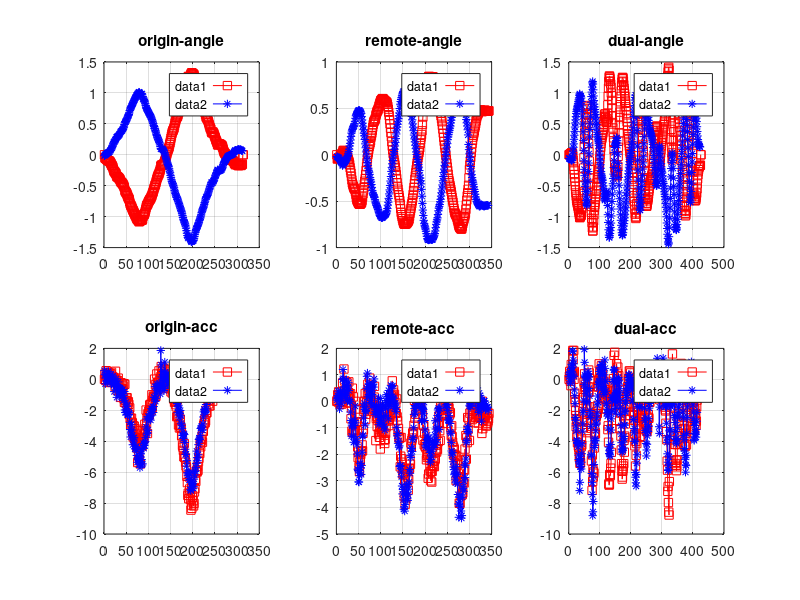
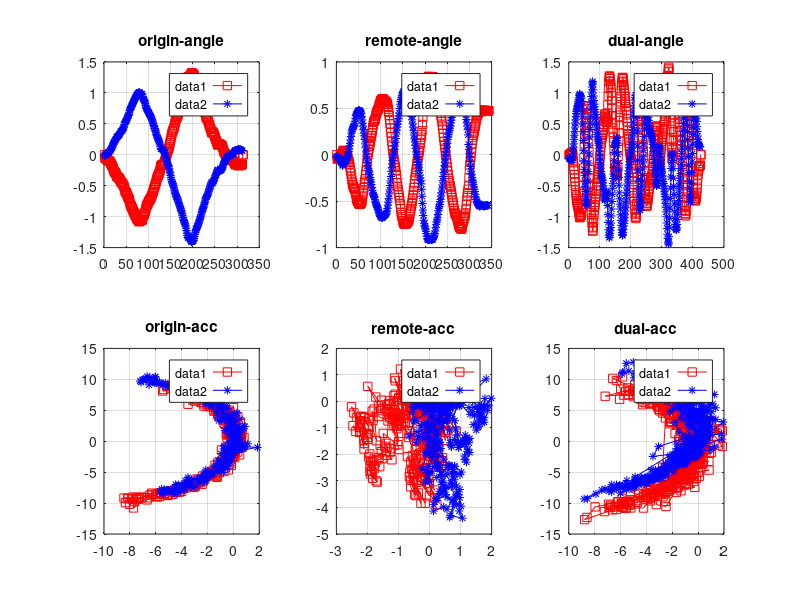
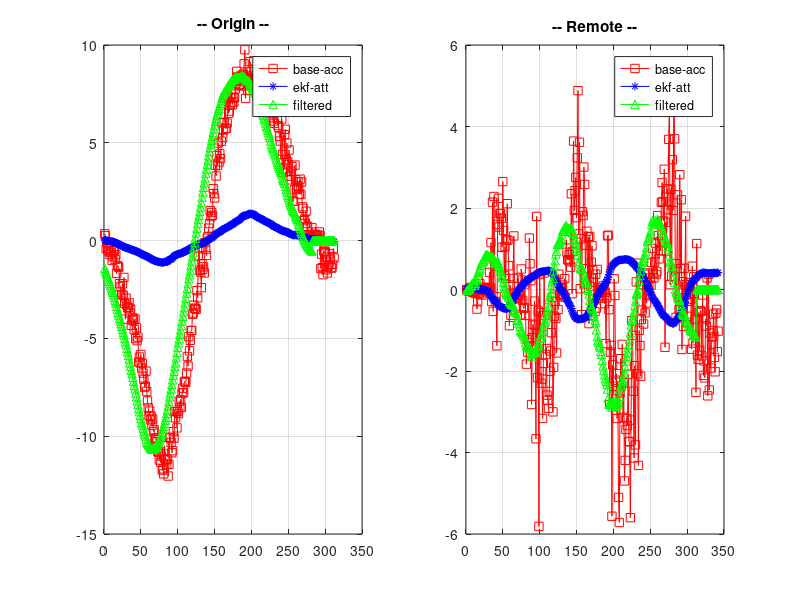
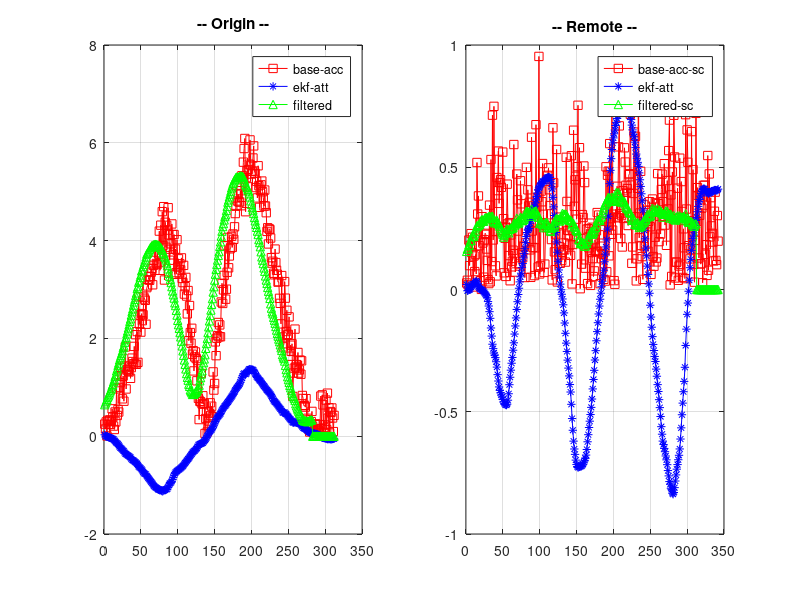

Source code (MATLAB) for these figures, in order:
%%%%%%%%%%%%%%%%%%%%%%%%%%%%%%%%%%%%%%%%%%%%%%%%%%%%%%%%%%%%%%%%%%%%%%%%%%%%%%%%%%%%%%%%%5
%%%% Gesture Roll analyse 
%%%%
%%%%            ZHAOCHAO
%%%%                2016-11-08
%%%%%%%%%%%%%%%%%%%%%%%%%%%%%%%%%%%%%%%%%%%%%%%%%%%%%%%%%%%%%%%%%%%%%%%%%%%%%%%%%%%%%%%%%%%%%%%%%%
%%%%

figure(1);
figure(2);

%%%% roll-origin 

load data_origin_slow.dat

dat = data_origin_slow;

index_left = find(dat(:,1) == 0);
origin_left_att = dat(index_left, 2:4);
origin_left_acc = dat(index_left, 8:10);
origin_left_gyro = dat(index_left, 5:7);


index_right = find(dat(:,1) == 2);
origin_right_att = dat(index_right, 2:4);
origin_right_acc = dat(index_right, 8:10);
origin_right_gyro = dat(index_right, 5:7);

figure(1);
% att
% x-t, y-z
subplot(2,3,1);
tmp_t = [1: 1: size(origin_left_att(:,1), 1)];
plot(tmp_t, origin_left_att(:,2), 'rs-');
hold on;
tmp_t = [1: 1: size(origin_right_att(:,1), 1)];
plot(tmp_t, origin_right_att(:,2), 'b*-');
grid on;
legend('left', 'right');
title('origin-angle');

% acc
% x-x, y-z
subplot(2,3,4);
tmp_t = [1: 1: size(origin_left_acc(:,2), 1)];
plot(tmp_t, origin_left_acc(:,2), 'rs-');
hold on;
tmp_t = [1: 1: size(origin_right_acc(:,2), 1)];
plot(tmp_t, origin_right_acc(:,2), 'b*-');
grid on;
legend('left', 'right');
title('origin-acc');

figure(2);
% att
% x-t, y-z
subplot(2,3,1);
tmp_t = [1: 1: size(origin_left_att(:,1), 1)];
plot(tmp_t, origin_left_att(:,2), 'rs-');
hold on;
tmp_t = [1: 1: size(origin_right_att(:,1), 1)];
plot(tmp_t, origin_right_att(:,2), 'b*-');
grid on;
legend('left', 'right');
title('origin-angle');

% acc
% x-x, y-z
subplot(2,3,4);
plot(origin_left_acc(:,2), origin_left_acc(:,3), 'rs-');
hold on;
plot(origin_right_acc(:,2), origin_right_acc(:,3), 'b*-');
grid on;
legend('left', 'right');
title('origin-acc');


%%%% roll-remote

load data_remote_slow.dat

dat = data_remote_slow;

index_left = find(dat(:,1) == 0);
remote_left_att = dat(index_left, 2:4);
remote_left_acc = dat(index_left, 8:10);
remote_left_gyro = dat(index_left, 5:7);

index_right = find(dat(:,1) == 2);
remote_right_att = dat(index_right, 2:4);
remote_right_acc = dat(index_right, 8:10);
remote_right_gyro = dat(index_right, 5:7);

figure(1);
% att
% x-x, y-z
subplot(2,3,2);
tmp_t = [1: 1: size(remote_left_att(:,1), 1)];
plot(tmp_t, remote_left_att(:,2), 'rs-');
hold on;
tmp_t = [1: 1: size(remote_right_att(:,1), 1)];
plot(tmp_t, remote_right_att(:,2), 'b*-');
grid on;
legend('left', 'right');
title('remote-angle');

% acc
% x-x, y-z
subplot(2,3,5);
tmp_t = [1: 1: size(remote_left_acc(:,1), 1)];
plot(tmp_t, remote_left_acc(:,2), 'rs-');
hold on;
tmp_t = [1: 1: size(remote_right_acc(:,1), 1)];
plot(tmp_t, remote_right_acc(:,2), 'b*-');
grid on;
legend('left', 'right');
title('remote-acc');


figure(2);
% att
% x-x, y-z
subplot(2,3,2);
tmp_t = [1: 1: size(remote_left_att(:,1), 1)];
plot(tmp_t, remote_left_att(:,2), 'rs-');
hold on;
tmp_t = [1: 1: size(remote_right_att(:,1), 1)];
plot(tmp_t, remote_right_att(:,2), 'b*-');
grid on;
legend('left', 'right');
title('remote-angle');

% acc
% x-x, y-z
subplot(2,3,5);
plot(remote_left_acc(:,1), remote_left_acc(:,2), 'rs-');
hold on;
plot(remote_right_acc(:,1), remote_right_acc(:,2), 'b*-');
grid on;
legend('left', 'right');
title('remote-acc');


%%%% roll-dual

load data_dual_slow.dat

dat = data_dual_slow;

index_left = find(dat(:,1) == 0);
dual_left_att = dat(index_left, 2:4);
dual_left_acc = dat(index_left, 8:10);
dual_left_gyro = dat(index_left, 5:7);

index_right = find(dat(:,1) == 2);
dual_right_att = dat(index_right, 2:4);
dual_right_acc = dat(index_right, 8:10);
dual_right_gyro = dat(index_right, 5:7);


figure(1);
% att
% x-x, y-z
subplot(2,3,3);
tmp_t = [1: 1: size(dual_left_att(:,1), 1)];
plot(tmp_t, dual_left_att(:,2), 'rs-');
hold on;
tmp_t = [1: 1: size(dual_right_att(:,1), 1)];
plot(tmp_t, dual_right_att(:,2), 'b*-');
grid on;
legend('left', 'right');
title('dual-angle');

% acc
% x-x, y-z
subplot(2,3,6);
tmp_t = [1: 1: size(dual_left_acc(:,1), 1)];
plot(tmp_t, dual_left_acc(:,2), 'rs-');
hold on;
tmp_t = [1: 1: size(dual_right_acc(:,1), 1)];
plot(tmp_t, dual_right_acc(:,2), 'b*-');
grid on;
legend('left', 'right');
title('dual-acc');


figure(2);
% att
% x-x, y-z
subplot(2,3,3);
tmp_t = [1: 1: size(dual_left_att(:,1), 1)];
plot(tmp_t, dual_left_att(:,2), 'rs-');
hold on;
tmp_t = [1: 1: size(dual_right_att(:,1), 1)];
plot(tmp_t, dual_right_att(:,2), 'b*-');
grid on;
legend('left', 'right');
title('dual-angle');

% acc
% x-x, y-z
subplot(2,3,6);
plot(dual_left_acc(:,2), dual_left_acc(:,3), 'rs-');
hold on;
plot(dual_right_acc(:,2), dual_right_acc(:,3), 'b*-');
grid on;
legend('left', 'right');
title('dual-acc');


%%%%%%%%%%%%%%%%%%%%%%%%%%%%%%%%%%%%%%%%%%%%%%%%%%%%%%%%%%%%%%%%%%%%%%%%%%%%%%%%%%%%%%%%%%%%%%%%%%%
%%%%  Origin
%%%%  delta-theta

SLIDE_WINDOWS_WIDTH = 0;

origin_size = min(min(size(origin_left_att, 1), size(origin_left_acc, 1)), ...
    min(size(origin_right_att, 1), size(origin_right_acc, 1))) - SLIDE_WINDOWS_WIDTH;

delta_origin_left_att = zeros(origin_size, 3);
delta_origin_left_acc = zeros(origin_size, 3);
delta_origin_left_gyro = zeros(origin_size, 3);
delta_origin_left_t = zeros(origin_size, 1);

delta_origin_right_att = zeros(origin_size, 3);
delta_origin_right_acc = zeros(origin_size, 3);
delta_origin_right_gyro = zeros(origin_size, 3);
delta_origin_right_t = zeros(origin_size, 1);

% origin_left_att & origin_left_acc
% origin_right_att & origin_right_acc
for index = 1 : origin_size
    delta_origin_left_att(index, :) = sum(origin_left_att(index : (index + SLIDE_WINDOWS_WIDTH), :))/(SLIDE_WINDOWS_WIDTH + 1);
    delta_origin_left_acc(index, :) = sum(origin_left_acc(index : (index + SLIDE_WINDOWS_WIDTH), :))/(SLIDE_WINDOWS_WIDTH + 1);
    delta_origin_left_gyro(index, :) = sum(origin_left_gyro(index : (index + SLIDE_WINDOWS_WIDTH), :))/(SLIDE_WINDOWS_WIDTH + 1);
    
    delta_origin_right_att(index, :) = sum(origin_right_att(index : (index + SLIDE_WINDOWS_WIDTH), :))/(SLIDE_WINDOWS_WIDTH + 1);
    delta_origin_right_acc(index, :) = sum(origin_right_acc(index : (index + SLIDE_WINDOWS_WIDTH), :))/(SLIDE_WINDOWS_WIDTH + 1);
    delta_origin_right_gyro(index, :) = sum(origin_right_gyro(index : (index + SLIDE_WINDOWS_WIDTH), :))/(SLIDE_WINDOWS_WIDTH + 1);
end

% for index = 1 : origin_size -1
%    delta_origin_left_acc(index, :) = origin_left_acc(index + 1, :) - origin_left_acc(index, :); 
% %    delta_origin_left_t(index) = sum(delta_origin_left_att(index, 1) / delta_origin_left_gyro(index, 1) ...
% %                                     + delta_origin_left_att(index, 2) / delta_origin_left_gyro(index, 2) ...
% %                                     + delta_origin_left_att(index, 3) / delta_origin_left_gyro(index, 3)) / 3;
%    
%    delta_origin_right_acc(index, :) = origin_right_acc(index + 1, :) - origin_right_acc(index, :);
% %    delta_origin_right_t(index) = sum(delta_origin_right_att(index, 1) / delta_origin_right_gyro(index, 1) ...
% %                                     + delta_origin_right_att(index, 2) / delta_origin_right_gyro(index, 2) ...
% %                                     + delta_origin_right_att(index, 3) / delta_origin_right_gyro(index, 3)) / 3;
% 
% end

delta_orign_right_acc = origin_right_acc(1:origin_size, :);
delta_origin_left_acc = origin_left_acc(1:origin_size, :);

delta_origin_acc = (delta_origin_left_acc - delta_origin_right_acc) / 2;
delta_origin_acc_ave = (delta_origin_left_acc + delta_origin_right_acc) / 2;  

delta_origin_gyro = (delta_origin_left_gyro - delta_origin_right_gyro) / 2;
delta_origin_att = (delta_origin_left_att - delta_origin_right_att) / 2;

m_delta_origin_acc = zeros(1, origin_size);
m_delta_origin_gyro = zeros(1, origin_size);

m_delta_origin_acc_sc = zeros(1, origin_size);
m_delta_origin_gyro_sc = zeros(1, origin_size); 
m_delta_origin_acc_sc_ave = zeros(1, origin_size);

for index = 1 : origin_size

    m_delta_origin_acc(index) = sign(delta_origin_att(index)) * sqrt( abs(delta_origin_acc(index, 2) .* delta_origin_acc(index, 2) ...
                            + delta_origin_acc(index, 3) .* delta_origin_acc(index, 3)));
    m_delta_origin_gyro(index) = sign(delta_origin_att(index)) * sqrt( abs(delta_origin_left_gyro(index, 2) .* delta_origin_gyro(index, 2) ...
                            + delta_origin_gyro(index, 3) .* delta_origin_gyro(index, 3)));
    
% % %     m_delta_origin_acc_sc(index) = sqrt( abs(delta_origin_acc(index, 2) .* delta_origin_acc(index, 2) ...
% % %                             + delta_origin_acc(index, 3) .* delta_origin_acc(index, 3)));
% % %     m_delta_origin_gyro_sc(index) = sqrt( abs(delta_origin_left_gyro(index, 2) .* delta_origin_gyro(index, 2) ...
% % %                             + delta_origin_gyro(index, 3) .* delta_origin_gyro(index, 3)));

    m_delta_origin_acc_sc(index) = sqrt( abs(delta_origin_acc(index, 2) .* delta_origin_acc(index, 2)));
    m_delta_origin_gyro_sc(index) = sqrt( abs(delta_origin_gyro(index, 2) .* delta_origin_gyro(index, 2)));
                        
    m_delta_origin_acc_sc_ave(index) = sqrt( abs(delta_origin_acc_ave(index, 2) .* delta_origin_acc_ave(index, 2)));
end

%%%%%%%%%%%%%%%%%%%%%%%%%%%%%%%%%%%%%%%%%%%%%%%%%%%%%%%%%%%%%%%%%%%%%%%%%%%%%%%%%%%%%%%%%%5
%%%%%
% % % %     m_delta_origin_acc = delta_origin_acc(:, 2)'; 
% % % %     m_delta_origin_gyro = delta_origin_gyro(:, 2)';



% % % tmp_origin_left_att ./ delta_origin_left_acc
% % % delta_origin_left_att ./ delta_origin_left_acc
% % % delta_origin_left_gyro ./ delta_origin_left_acc
% % % delta_origin_left_gyro ./ delta_origin_acc 

kdt = (m_delta_origin_gyro ./ m_delta_origin_acc);

%%%% mean
display('origin[m_gyro/m_delta_acc]_mean: ');
mean(kdt)

%%%% var
display('origin[m_gyro/m_delta_acc]_var: ')
var(kdt)

%%%% std
display('origin[m_gyro/m_delta_acc]_std: ')
std(kdt)

% % % origin_left_dt = sum(delta_origin_left_t) / (size(delta_origin_left_t, 1)-1)
% % % origin_right_dt = sum(delta_origin_right_t) / (size(delta_origin_right_t, 1)-1)
% % % 
% % % origin_left_vec = delta_origin_left_acc .* origin_left_dt;
% % % origin_right_vec = delta_origin_right_acc .* origin_right_dt;



%%%%%%%%%%%%%%%%%%%%%%%%%%%%%%%%%%%%%%%%%%%%%%%%%%%%%%%%%%%%%%%%%%%%%%%%%%%%%%%%%%%%%%%%%%%%%%%%%%%
%%%%  Slide_Windows_Filter
%%%%  Origin:

SLIDE_WINDOWS_WIDTH = 30;

origin_size = size(m_delta_origin_acc, 2) - SLIDE_WINDOWS_WIDTH;

fm_delta_origin_acc = zeros(size(m_delta_origin_acc));
fm_delta_origin_acc_sc = zeros(size(m_delta_origin_acc_sc));
fm_delta_origin_acc_sc_ave = zeros(size(m_delta_origin_acc_sc_ave));
fm_origin_att = zeros(size(m_delta_origin_acc_sc));

for index = 1 : origin_size 
    fm_delta_origin_acc(index) = sum(m_delta_origin_acc(index : (index + SLIDE_WINDOWS_WIDTH)))/(SLIDE_WINDOWS_WIDTH + 1);
    fm_delta_origin_acc_sc(index) = sum(m_delta_origin_acc_sc(index : (index + SLIDE_WINDOWS_WIDTH)))/(SLIDE_WINDOWS_WIDTH + 1);
    
    fm_delta_origin_acc_sc_ave(index) = sum(m_delta_origin_acc_sc_ave(index : (index + SLIDE_WINDOWS_WIDTH)))/(SLIDE_WINDOWS_WIDTH + 1);
    fm_origin_att(index) = sum(delta_origin_att(index : (index + SLIDE_WINDOWS_WIDTH), 2))/(SLIDE_WINDOWS_WIDTH + 1);
end



%%%%%%%%%%%%%%%%%%%%%%%%%%%%%%%%%%%%%%%%%%%%%%%%%%%%%%%%%%%%%55
%%%% Get the scale
%%%% Origin:
%
% origin_scale = ((fm_delta_origin_acc_sc(1:origin_size))./(fm_delta_origin_acc_sc(1:origin_size) + fm_delta_origin_acc_sc_ave(1:origin_size)));

origin_scale = abs((fm_delta_origin_acc_sc(1:origin_size))./ fm_origin_att(1:origin_size));


origin_att_output = fm_origin_att(1:origin_size) .* origin_scale;


%%%%%%%%%%%%%%%%%%%%%%%%%%
%%%%  Slide_Windows_Filter
%%%%  Origin_att:

SLIDE_WINDOWS_WIDTH = 30;

origin_size = size(origin_att_output, 2) - SLIDE_WINDOWS_WIDTH;

f_origin_att_output = zeros(1, origin_size);

for index = 1 : origin_size 
    f_origin_att_output(index) = sum(origin_att_output(index : (index + SLIDE_WINDOWS_WIDTH)))/(SLIDE_WINDOWS_WIDTH + 1);
end




figure(4);

subplot(1, 2, 1);
tmp_t = [1: 1: size(m_delta_origin_acc, 2)];
plot(tmp_t, m_delta_origin_acc', 'rs-');
hold on;
tmp_t = [1: 1: size(delta_origin_att(:,1), 1)];
plot(tmp_t, delta_origin_att(:,2), 'b*-');
grid on;

tmp_t = [1: 1: size(fm_delta_origin_acc, 2)];
plot(tmp_t, fm_delta_origin_acc, 'g^-');
legend('base-acc', 'ekf-att', 'filtered');
title('-- Origin --');


figure(5);

subplot(1, 2, 1);
tmp_t = [1: 1: size(m_delta_origin_acc_sc, 2)];
plot(tmp_t, m_delta_origin_acc_sc, 'rs-');
hold on;
tmp_t = [1: 1: size(delta_origin_att(:,1), 1)];
plot(tmp_t, delta_origin_att(:,2), 'b*-');
grid on;

tmp_t = [1: 1: size(fm_delta_origin_acc_sc, 2)];
plot(tmp_t, fm_delta_origin_acc_sc, 'g^-');
legend('base-acc', 'ekf-att', 'filtered');
title('-- Origin --');


figure(6);

subplot(1, 2, 1);
tmp_t = [1: 1: size(m_delta_origin_acc_sc, 2)];
plot(tmp_t, m_delta_origin_acc_sc, 'rs-');
hold on;
tmp_t = [1: 1: size(delta_origin_att(:,1), 1)];
plot(tmp_t, delta_origin_att(:,2), 'b*-');
grid on;

tmp_t = [1: 1: size(f_origin_att_output, 2)];
plot(tmp_t, f_origin_att_output, 'g^-');
legend('base-acc', 'ekf-att', 'output');
title('-- Origin --');


%%%%%%%%%%%%%%%%%%%%%%%%%%%%%%%%%%%%%%%%%%%%%%%%%%%%%%%%%%%%%%%%%%%%%%%%%%%%%%%%%%%%%%%%%%%%%%%%%%%%%%
%%%%  Remote 
%%%%  delta-theta

SLIDE_WINDOWS_WIDTH = 0;

remote_size = min(min(size(remote_left_att, 1), size(remote_left_acc, 1)), ...
    min(size(remote_right_att, 1), size(remote_right_acc, 1))) - SLIDE_WINDOWS_WIDTH;

delta_remote_left_att = zeros(remote_size, 3);
delta_remote_left_acc = zeros(remote_size, 3);
delta_remote_left_gyro = zeros(remote_size, 3);
delta_remote_left_t = zeros(remote_size, 1);

delta_remote_right_att = zeros(remote_size, 3);
delta_remote_right_acc = zeros(remote_size, 3);
delta_remote_right_gyro = zeros(remote_size, 3);
delta_remote_right_t = zeros(remote_size, 1);

% origin_left_att & origin_left_acc
% origin_right_att & origin_right_acc
for index = 1 : remote_size
    delta_remote_left_att(index, :) = sum(remote_left_att(index : (index + SLIDE_WINDOWS_WIDTH), :))/(SLIDE_WINDOWS_WIDTH + 1);
    delta_remote_left_acc(index, :) = sum(remote_left_acc(index : (index + SLIDE_WINDOWS_WIDTH), :))/(SLIDE_WINDOWS_WIDTH + 1);
    delta_remote_left_gyro(index, :) = sum(remote_left_gyro(index : (index + SLIDE_WINDOWS_WIDTH), :))/(SLIDE_WINDOWS_WIDTH + 1);
    
    delta_remote_right_att(index, :) = sum(remote_right_att(index : (index + SLIDE_WINDOWS_WIDTH), :))/(SLIDE_WINDOWS_WIDTH + 1);
    delta_remote_right_acc(index, :) = sum(remote_right_acc(index : (index + SLIDE_WINDOWS_WIDTH), :))/(SLIDE_WINDOWS_WIDTH + 1);
    delta_remote_right_gyro(index, :) = sum(remote_right_gyro(index : (index + SLIDE_WINDOWS_WIDTH), :))/(SLIDE_WINDOWS_WIDTH + 1);
end

% % % for index = 1 : remote_size -1
% % %    delta_remote_left_acc(index, :) = remote_left_acc(index + 1, :) - remote_left_acc(index, :); 
% % % %    delta_origin_left_t(index) = sum(delta_origin_left_att(index, 1) / delta_origin_left_gyro(index, 1) ...
% % % %                                     + delta_origin_left_att(index, 2) / delta_origin_left_gyro(index, 2) ...
% % % %                                     + delta_origin_left_att(index, 3) / delta_origin_left_gyro(index, 3)) / 3;
% % %    
% % %    delta_remote_right_acc(index, :) = remote_right_acc(index + 1, :) - remote_right_acc(index, :);
% % % %    delta_origin_right_t(index) = sum(delta_origin_right_att(index, 1) / delta_origin_right_gyro(index, 1) ...
% % % %                                     + delta_origin_right_att(index, 2) / delta_origin_right_gyro(index, 2) ...
% % % %                                     + delta_origin_right_att(index, 3) / delta_origin_right_gyro(index, 3)) / 3;
% % % 
% % % end

delta_remote_left_acc = remote_left_acc(1:remote_size, :);
delta_remote_right_acc = remote_right_acc(1:remote_size, :);


delta_remote_acc = (delta_remote_left_acc - delta_remote_right_acc) / 2;
delta_remote_acc_ave = (delta_remote_left_acc + delta_remote_right_acc) / 2;
delta_remote_gyro = (delta_remote_left_gyro - delta_remote_right_gyro) / 2;
delta_remote_att = (delta_remote_left_att - delta_remote_right_att) / 2;

m_delta_remote_acc = zeros(1, remote_size);
m_delta_remote_gyro = zeros(1, remote_size);

m_delta_remote_acc_sc = zeros(1, remote_size);
m_delta_remote_acc_sc_ave = zeros(1, remote_size);
m_delta_remote_gyro_sc = zeros(1, remote_size);

for index = 1 : remote_size

    m_delta_remote_gyro(index) = sign(delta_remote_gyro(index, 2)) * sqrt( abs(delta_remote_gyro(index, 2) .* delta_remote_gyro(index, 2) ...
                            + delta_remote_gyro(index, 3) .* delta_remote_gyro(index, 3)));
                        
    m_delta_remote_acc(index) = delta_remote_acc(index, 2) * sqrt( abs(delta_remote_acc(index, 2) .* delta_remote_acc(index, 2) ...
                            + delta_remote_acc(index, 3) .* delta_remote_acc(index, 3)));

    
% % %     m_delta_remote_gyro_sc(index) = sqrt( abs(delta_remote_gyro(index, 2) .* delta_remote_gyro(index, 2) ...
% % %                             + delta_remote_gyro(index, 3) .* delta_remote_gyro(index, 3)));
% % %                         
% % %     m_delta_remote_acc_sc(index) = sqrt(abs(delta_remote_acc(index, 2) .* delta_remote_acc(index, 2) ...
% % %                             + delta_remote_acc(index, 3) .* delta_remote_acc(index, 3)));

    m_delta_remote_gyro_sc(index) = sqrt( abs(delta_remote_gyro(index, 2) .* delta_remote_gyro(index, 2)));
                        
    m_delta_remote_acc_sc(index) = sqrt(abs(delta_remote_acc(index, 2) .* delta_remote_acc(index, 2)));

    m_delta_remote_acc_sc_ave(index) = sqrt(abs(delta_remote_acc_ave(index, 2) .*  delta_remote_acc_ave(index, 2)));

end


%%%%%%%%%%%%%%%%%%%%%%%%%%%%%%%%%%%%%%%%%%%%%%%%%%%%%%%%%%%%%%%%%%%%%%%%%%%%%%%%%%%%%%%%%%5
%%%%%
% % % %     m_delta_remote_acc = delta_remote_acc(:, 2)'; 
% % % %     m_delta_remote_gyro = delta_remote_gyro(:, 2)';
    


% % % tmp_origin_left_att ./ delta_origin_left_acc
% % % delta_origin_left_att ./ delta_origin_left_acc
% % % delta_origin_left_gyro ./ delta_origin_left_acc
% % % delta_origin_left_gyro ./ delta_origin_acc 

kdt = (m_delta_remote_gyro ./ m_delta_remote_acc);

%%%% mean
display('Remote[m_gyro/m_delta_acc]_mean: ');
mean(kdt)

%%%% var
display('Remote[m_gyro/m_delta_acc]_var: ');
var(kdt)

%%%% std
display('Remote[m_gyro/m_delta_acc]_std: ');
std(kdt)


%%%%%%%%%%%%%%%%%%%%%%%%%%%%%%%%%%%%%%%%%%%%%%%%%%%%%%%%%%%%%%%%%%%%%%%%%%%%%%%%%%%%%%%%%%%%%%%%%%%
%%%%  Slide_Windows_Filter
%%%%  Remote

SLIDE_WINDOWS_WIDTH = 30;

remote_size = size(m_delta_remote_acc, 2)  - SLIDE_WINDOWS_WIDTH;

fm_delta_remote_acc = zeros(size(m_delta_remote_acc));
fm_delta_remote_acc_sc = zeros(size(m_delta_remote_acc_sc));
fm_delta_remote_acc_sc_ave = zeros(size(m_delta_remote_acc_sc));


for index = 1 : remote_size
    fm_delta_remote_acc(index) = sum(m_delta_remote_acc(index : (index + SLIDE_WINDOWS_WIDTH)))/(SLIDE_WINDOWS_WIDTH + 1);
    fm_delta_remote_acc_sc(index) = sum(m_delta_remote_acc_sc(index : (index + SLIDE_WINDOWS_WIDTH)))/(SLIDE_WINDOWS_WIDTH + 1);
    
    fm_delta_remote_acc_sc_ave(index) = sum(m_delta_remote_acc_sc_ave(index : (index + SLIDE_WINDOWS_WIDTH)))/(SLIDE_WINDOWS_WIDTH + 1);
    fm_remote_att(index) = sum(delta_remote_att(index : (index + SLIDE_WINDOWS_WIDTH), 2))/(SLIDE_WINDOWS_WIDTH + 1);
end


%%%%%%%%%%%%%%%%%%%%%%%%%%%%%%%%%%%%%%%%%%%%%%%%%%%%%%%%%%%%%%55
%%%% Get the scale
%%%% Remote:
%remote_scale = ((fm_delta_remote_acc_sc(1:remote_size))./(fm_delta_remote_acc_sc(1:remote_size) + fm_delta_remote_acc_sc_ave(1:remote_size)));

remote_scale = abs((fm_delta_remote_acc_sc(1:remote_size))./(fm_remote_att(1:remote_size)));

remote_att_output = fm_remote_att(1:remote_size) .* remote_scale;



%%%%%%%%%%%%%%%%%%%%%%%%%%
%%%%  Slide_Windows_Filter
%%%%  Origin_att:

SLIDE_WINDOWS_WIDTH = 30;

remote_size = size(remote_att_output, 2) - SLIDE_WINDOWS_WIDTH;

f_remote_att_output = zeros(1, remote_size);

for index = 1 : remote_size 
    f_remote_att_output(index) = sum(remote_att_output(index : (index + SLIDE_WINDOWS_WIDTH)))/(SLIDE_WINDOWS_WIDTH + 1);
end


figure(4);

subplot(1, 2, 2);
tmp_t = [1: 1: size(m_delta_remote_acc, 2)];
plot(tmp_t, m_delta_remote_acc, 'rs-');
hold on;
tmp_t = [1: 1: size(delta_remote_att(:,1), 1)];
plot(tmp_t, delta_remote_att(:,2), 'b*-');
grid on;

tmp_t = [1: 1: size(fm_delta_remote_acc, 2)];
plot(tmp_t, fm_delta_remote_acc, 'g^-');
legend('base-acc', 'ekf-att', 'filtered');
title('-- Remote --');


figure(5);

subplot(1, 2, 2);
tmp_t = [1: 1: size(m_delta_remote_acc_sc, 2)];
plot(tmp_t, m_delta_remote_acc_sc, 'rs-');
hold on;
tmp_t = [1: 1: size(delta_remote_att(:,1), 1)];
plot(tmp_t, delta_remote_att(:,2), 'b*-');
grid on;

tmp_t = [1: 1: size(fm_delta_remote_acc_sc, 2)];
plot(tmp_t, fm_delta_remote_acc_sc, 'g^-');
legend('base-acc-sc', 'ekf-att', 'filtered-sc');
title('-- Remote --');





figure(6);

subplot(1, 2, 2);
tmp_t = [1: 1: size(m_delta_remote_acc_sc, 2)];
plot(tmp_t, m_delta_remote_acc_sc, 'rs-');
hold on;
tmp_t = [1: 1: size(delta_remote_att(:,1), 1)];
plot(tmp_t, delta_remote_att(:,2), 'b*-');
grid on;

tmp_t = [1: 1: size(f_remote_att_output, 2)];
plot(tmp_t, f_remote_att_output, 'g^-');
legend('base-acc', 'ekf-att', 'output');
title('-- Remote --');




% SLIDE_WINDOWS_WIDTH = 3;
% 
% remote_size = min(min(size(remote_left_att, 1), size(remote_left_acc, 1)), ...
%     min(size(remote_right_att, 1), size(remote_right_acc, 1))) - SLIDE_WINDOWS_WIDTH;
% 
% delta_remote_left_att = zeros(remote_size, 3);
% delta_remote_left_acc = zeros(remote_size, 3);
% delta_remote_left_gyro = zeros(remote_size, 3);
% delta_remote_left_t = zeros(remote_size, 1);
% 
% delta_remote_right_att = zeros(remote_size, 3);
% delta_remote_right_acc = zeros(remote_size, 3);
% delta_remote_right_gyro = zeros(remote_size, 3);
% delta_remote_right_t = zeros(remote_size, 1);
% 
% for index = 1 : remote_size
%     
% end
